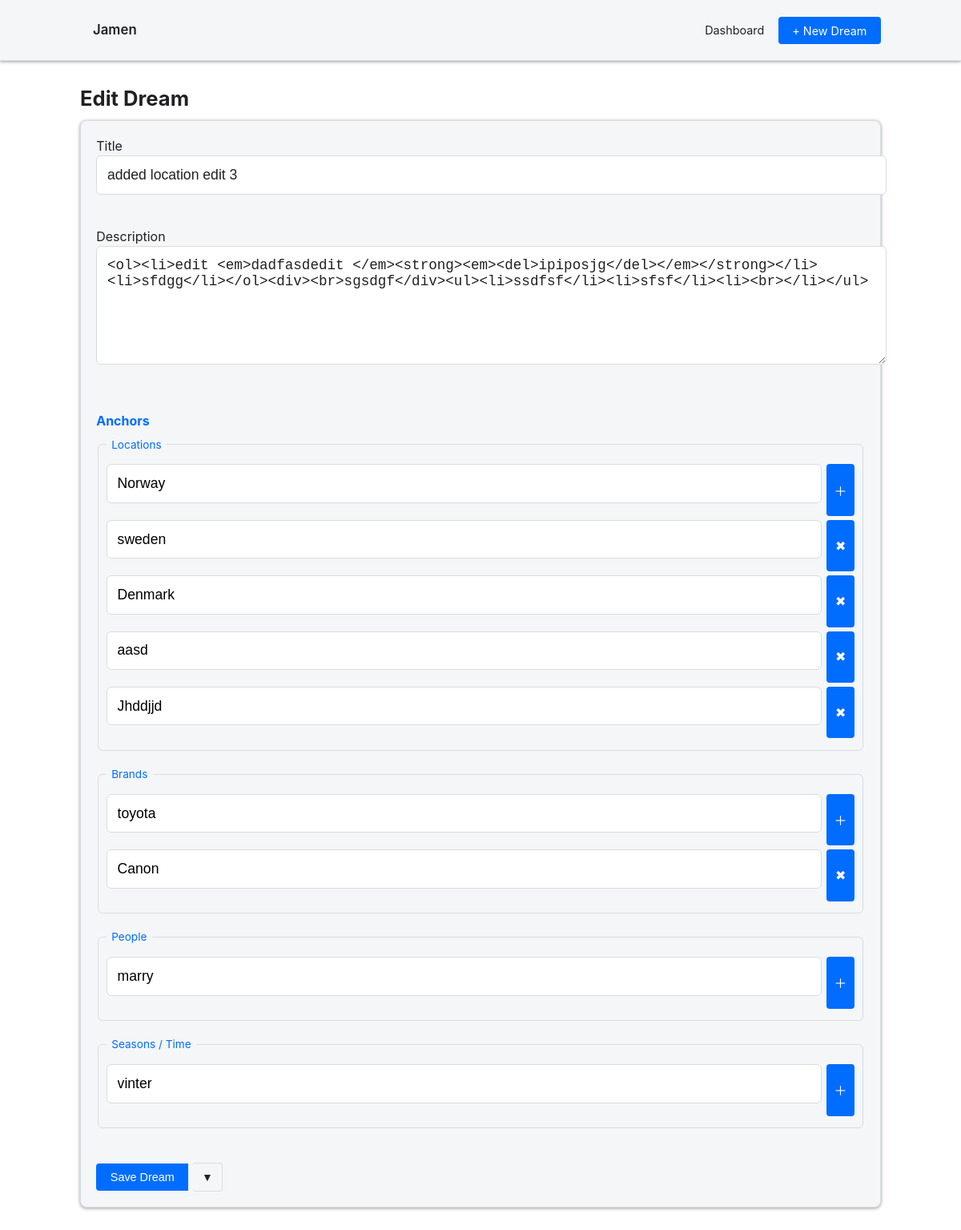
/dreams/zHjfSkK2/edit, run on the app's committed database.
### tables this page shows
CREATE TABLE `dream_boards` (
  `id` int NOT NULL,
  `slug` char(10) DEFAULT NULL,
  `user_id` int DEFAULT NULL,
  `title` varchar(255) DEFAULT NULL,
  `description` text,
  `created_at` datetime DEFAULT CURRENT_TIMESTAMP,
  `updated_at` datetime DEFAULT CURRENT_TIMESTAMP ON UPDATE CURRENT_TIMESTAMP,
  `archived` tinyint(1) NOT NULL DEFAULT '0',
  `deleted_at` datetime DEFAULT NULL,
  `type` varchar(20) DEFAULT 'dream'
);

### controllers/dream.php (called while the page is built, shortened)
<?php
require_once __DIR__ . '/../app/config.php';
require_once __DIR__ . '/../models/dream.php';
class dream_controller
{
    public static function edit(string $slug): void
    {
        global $db;
        $dream = dream_model::get($db, $slug);
        include __DIR__ . '/../views/dream_form.php';
    }
}

### index.php (called while the page is built, shortened)
<?php
require_once __DIR__.'/app/routes.php';
$uri = parse_url($_SERVER['REQUEST_URI'], PHP_URL_PATH);
route(rtrim($uri,'/'));
?>

### models/dream.php (called while the page is built, shortened)
<?php
class dream_model
{
	public static function getAnchors(PDO $db, int $boardId): array
	{
		$map = [
			'locations' => ['table' => 'dream_locations', 'col' => 'location'],
			'brands'    => ['table' => 'dream_brands',    'col' => 'brand'],
			'people'    => ['table' => 'dream_people',    'col' => 'person'],
			'seasons'   => ['table' => 'dream_seasons',   'col' => 'season'],
		];
		$anchors = [];
		foreach ($map as $type => $info) {
			$sql  = "SELECT {$info['col']} AS val FROM {$info['table']} WHERE dream_id = ?";
			$stmt = $db->prepare($sql);
			$stmt->execute([$boardId]);
			$anchors[$type] = $stmt->fetchAll(PDO::FETCH_COLUMN);
		}
		return $anchors;
	}
	public static function get(PDO $db, string $slug): ?array
	{
		$stmt = $db->prepare("
			SELECT id, slug, title, description, created_at
			FROM dream_boards
			WHERE slug = ?
			  AND deleted_at IS NULL
		");
		$stmt->execute([$slug]);
		$board = $stmt->fetch(PDO::FETCH_ASSOC);
		$board['anchors'] = self::getAnchors($db, (int)$board['id']);
		return $board;
	}
}

### views/dream_form.php (the view, shortened to what this page needs)
<?php
$isEdit = isset($dream);
?>
<h1><?= $isEdit ? 'Edit Dream' : 'Create a Dream' ?></h1>
<form id="dreamForm" class="card">
  <label>Title<br>
    <input name="title" type="text" style="width:100%"
           value="<?= $isEdit ? htmlspecialchars($dream['title']) : '' ?>" required>
  </label><br><br>
  <label>Description<br>
    <textarea name="description" rows="6" style="width:100%"><?= $isEdit ? htmlspecialchars($dream['description']) : '' ?></textarea>
  </label><br><br>
  <h3>Anchors</h3>
<?php
function repeatInputs($name, $list) {
    foreach ($list as $i=>$val) {
        $plus = $i===0 ? '＋' : '✖';
        echo '<div class="repeat"><input name="'.$name.'[]" value="'.htmlspecialchars($val).'"> <button type="button" class="add">'.$plus.'</button></div>';
    }
}
?>
  <fieldset class="anchor-block"><legend>Locations</legend>
    <?php repeatInputs('location', $anchors['locations'] ?? []); ?>
  </fieldset>
  <fieldset class="anchor-block"><legend>Brands</legend>
  </fieldset>
  <fieldset class="anchor-block"><legend>People</legend>
  </fieldset>
  <fieldset class="anchor-block"><legend>Seasons / Time</legend>
  </fieldset>
  <br>
<div class="btn-group">
  <button class="btn primary">Save Dream</button>
  <button type="button" class="btn split" id="moreBtn">▾</button>
</div>
</form>
<?php
if($isEdit){
	include __DIR__ . '/layout.php';
	}

### app/routes.php (shortened to what this page needs)
<?php
function route(string $uri): void
{
    foreach ($routes as $pattern => $target) {
        if (preg_match('@^' . $pattern . '$@', $uri, $matches)) {
            $class = $target[0] . '_controller';
            if (is_callable([$class, $target[1]])) {
                call_user_func_array(
                    [$class, $target[1]],
                    array_slice($matches, 1)
                );
                return;
            }
        }
    }
}
?>

### views/partials/topbar.php
<div class="container">
  <a href="/" style="font-weight:600;font-size:1.05rem">Jamen</a>
  <nav>
    <a href="/dashboard">Dashboard</a>
    <a href="/dreams/new" class="btn" style="margin-left:.8rem">+ New Dream</a>
  </nav>
</div>

### public/css/style.css (style rules this page uses)
:root { --bg-base: #1c1d22; --bg-card: #26272d; --accent: #4dabf7; --accent-hover: #71c5ff; --border: #393a40; --text-main: #e9e9ef; --text-muted: #9a9ba1; --radius: 8px; --space: 1.2rem; --shadow: 0 1px 4px rgba(0,0,0,.4); }
@media (prefers-color-scheme: light) { :root, body.light { --bg-base: #ffffff; --bg-card: #f4f6f8; --accent: #006dff; --accent-hover: #096bff; --border: #d9dce0; --text-main: #202124; --text-muted: #5f6368; } }
body { margin:0; font-family: Inter, Roboto, system-ui,-apple-system,sans-serif; background:var(--bg-base); color:var(--text-main); }
header .container { display:flex;align-items:center;justify-content:space-between;padding:.8rem var(--space); }
header a { color:var(--text-main);margin-left:1rem;text-decoration:none;font-size:.9rem; }
.container { width:min(92%,1000px);margin:auto;padding:var(--space) 0; }
.card { background:var(--bg-card); border:1px solid var(--border); border-radius:var(--radius); padding:var(--space); margin-bottom:var(--space); box-shadow:var(--shadow); }
.btn { background:var(--accent);color:#fff;border:0;border-radius:4px; padding:.55rem 1.1rem;font-size:.9rem;cursor:pointer; transition:background .15s; }
.btn-group .btn.primary { border-radius:4px 0 0 4px; }
.btn-group .btn.split { background:var(--bg-card);color:var(--text-main); border:1px solid var(--border);border-left:0;font-weight:bold; }
.btn-group { position: relative; display: inline-block; }
.btn.split { width: 2.4rem; padding: .55rem 0; }
input[type=text], textarea { width:100%;background:var(--bg-base);color:var(--text-main); border:1px solid var(--border);border-radius:4px;padding:.55rem; }
fieldset { border:1px solid var(--border);border-radius:6px;padding:.6rem;margin-bottom:var(--space); }
legend { padding:0 .4rem;color:var(--accent);font-size:.85rem; }
.repeat { display:flex;gap:.4rem;margin:.3rem 0; }
.repeat input { flex:1; }
.repeat .add { width:2.2rem;background:var(--accent);color:#fff;border:0;border-radius:4px;cursor:pointer; }
h1,h2,h3 { margin:.4rem 0 .8rem; }
h1 { font-size:1.6rem; }
h3 { font-size:1rem;color:var(--accent); }
#dreamForm input, #dreamForm textarea { width: 100%; margin-bottom: 1rem; font-size: 1.1rem; padding: .8rem; border: 1px solid var(--border); border-radius: 6px; }
body { font-size: 1rem; line-height: 1.5; }
.container { padding: 1rem; max-width: 100%; margin: 0 auto; }
h1, h2, h3 { margin-top: 0.75rem; margin-bottom: 0.5rem; }
input, textarea, select, button { font-size: 1rem; border-radius: 4px; }
input, textarea, select { width: 100%; margin-bottom: 1rem; padding: 0.75rem; border: 1px solid var(--border); }
header nav { display: none; }
@media (min-width: 600px) { header nav { display: block; } }

### data on the page
dream_boards: title "added location edit 3", description "<ol><li>edit <em>dadfasdedit </em><strong><em><del>ipiposjg</del></em></strong></li><li>sfdgg</li></ol><div><br>sgsdgf</div><ul><li>ssdfsf</li><li>sfsf</li><li><br></li></ul>", value "Norway", plus "＋", value "sweden", plus "✖", value "Denmark", value "aasd", value "Jhddjjd", value "toyota", value "Canon", value "marry", value "vinter"
